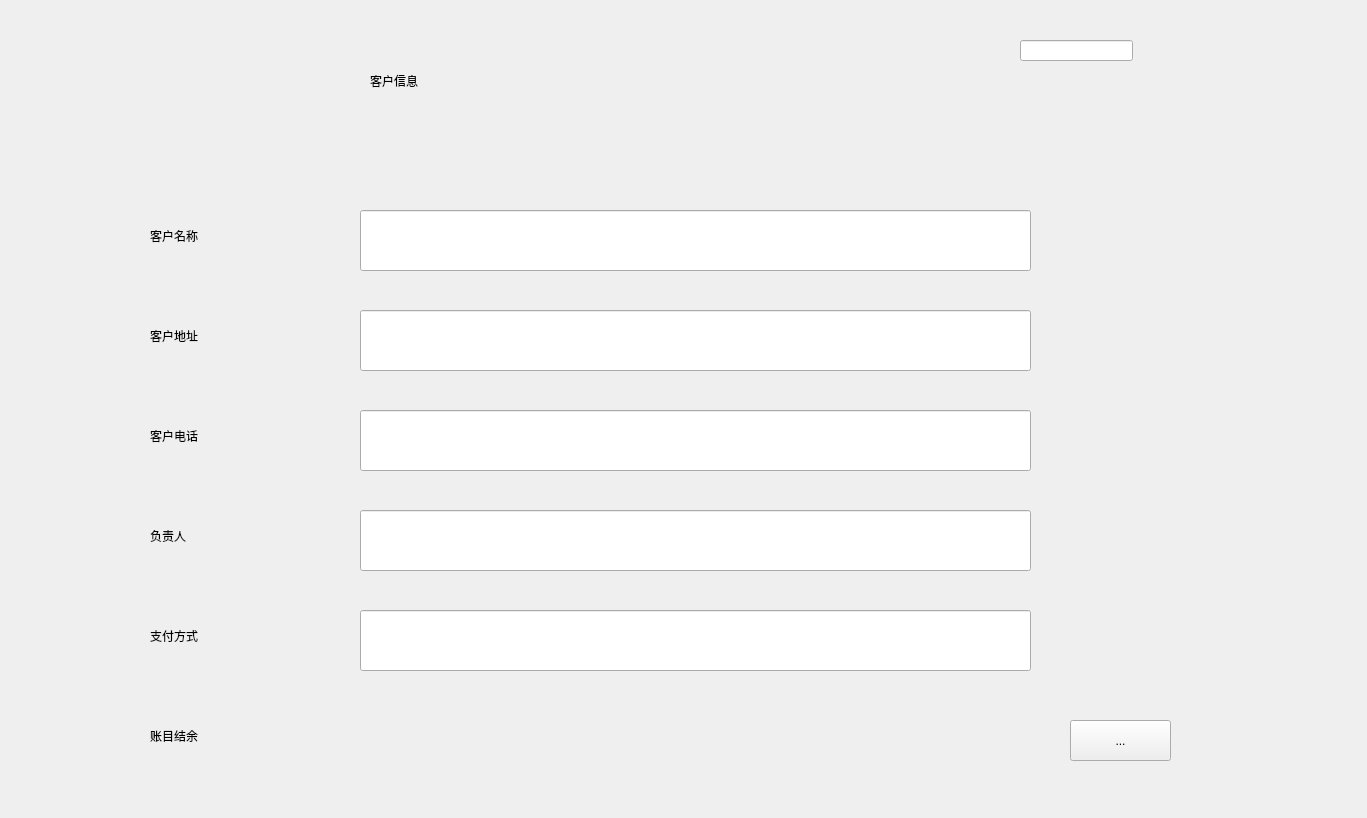
<?xml version="1.0" encoding="UTF-8"?>
<ui version="4.0">
 <class>WindowConsumerInfo</class>
 <widget class="QMainWindow" name="WindowConsumerInfo">
  <property name="geometry">
   <rect>
    <x>0</x>
    <y>0</y>
    <width>1367</width>
    <height>818</height>
   </rect>
  </property>
  <property name="windowTitle">
   <string>MainWindow</string>
  </property>
  <widget class="QWidget" name="centralwidget">
   <widget class="QLabel" name="label">
    <property name="geometry">
     <rect>
      <x>370</x>
      <y>50</y>
      <width>681</width>
      <height>61</height>
     </rect>
    </property>
    <property name="styleSheet">
     <string notr="true">font: 75 24pt &quot;微软雅黑&quot;;</string>
    </property>
    <property name="text">
     <string>客户信息</string>
    </property>
   </widget>
   <widget class="QLabel" name="label_2">
    <property name="geometry">
     <rect>
      <x>150</x>
      <y>200</y>
      <width>231</width>
      <height>71</height>
     </rect>
    </property>
    <property name="styleSheet">
     <string notr="true">font: 75 24pt &quot;微软雅黑&quot;;</string>
    </property>
    <property name="text">
     <string>客户名称</string>
    </property>
   </widget>
   <widget class="QLabel" name="label_3">
    <property name="geometry">
     <rect>
      <x>150</x>
      <y>300</y>
      <width>231</width>
      <height>71</height>
     </rect>
    </property>
    <property name="styleSheet">
     <string notr="true">font: 75 24pt &quot;微软雅黑&quot;;</string>
    </property>
    <property name="text">
     <string>客户地址</string>
    </property>
   </widget>
   <widget class="QLabel" name="label_4">
    <property name="geometry">
     <rect>
      <x>150</x>
      <y>400</y>
      <width>231</width>
      <height>71</height>
     </rect>
    </property>
    <property name="styleSheet">
     <string notr="true">font: 75 24pt &quot;微软雅黑&quot;;</string>
    </property>
    <property name="text">
     <string>客户电话</string>
    </property>
   </widget>
   <widget class="QLabel" name="label_5">
    <property name="geometry">
     <rect>
      <x>150</x>
      <y>500</y>
      <width>231</width>
      <height>71</height>
     </rect>
    </property>
    <property name="styleSheet">
     <string notr="true">font: 75 24pt &quot;微软雅黑&quot;;</string>
    </property>
    <property name="text">
     <string>负责人</string>
    </property>
   </widget>
   <widget class="QLabel" name="label_6">
    <property name="geometry">
     <rect>
      <x>150</x>
      <y>600</y>
      <width>231</width>
      <height>71</height>
     </rect>
    </property>
    <property name="styleSheet">
     <string notr="true">font: 75 24pt &quot;微软雅黑&quot;;</string>
    </property>
    <property name="text">
     <string>支付方式</string>
    </property>
   </widget>
   <widget class="QLabel" name="label_7">
    <property name="geometry">
     <rect>
      <x>150</x>
      <y>700</y>
      <width>231</width>
      <height>71</height>
     </rect>
    </property>
    <property name="styleSheet">
     <string notr="true">font: 75 24pt &quot;微软雅黑&quot;;</string>
    </property>
    <property name="text">
     <string>账目结余</string>
    </property>
   </widget>
   <widget class="QLineEdit" name="lineEdit">
    <property name="geometry">
     <rect>
      <x>360</x>
      <y>210</y>
      <width>671</width>
      <height>61</height>
     </rect>
    </property>
    <property name="styleSheet">
     <string notr="true">font: 75 24pt &quot;微软雅黑&quot;;</string>
    </property>
   </widget>
   <widget class="QLineEdit" name="lineEdit_2">
    <property name="geometry">
     <rect>
      <x>360</x>
      <y>310</y>
      <width>671</width>
      <height>61</height>
     </rect>
    </property>
    <property name="styleSheet">
     <string notr="true">font: 75 24pt &quot;微软雅黑&quot;;</string>
    </property>
   </widget>
   <widget class="QLineEdit" name="lineEdit_3">
    <property name="geometry">
     <rect>
      <x>360</x>
      <y>410</y>
      <width>671</width>
      <height>61</height>
     </rect>
    </property>
    <property name="styleSheet">
     <string notr="true">font: 75 24pt &quot;微软雅黑&quot;;</string>
    </property>
   </widget>
   <widget class="QLineEdit" name="lineEdit_4">
    <property name="geometry">
     <rect>
      <x>360</x>
      <y>510</y>
      <width>671</width>
      <height>61</height>
     </rect>
    </property>
    <property name="styleSheet">
     <string notr="true">font: 75 24pt &quot;微软雅黑&quot;;</string>
    </property>
   </widget>
   <widget class="QLineEdit" name="lineEdit_5">
    <property name="geometry">
     <rect>
      <x>360</x>
      <y>610</y>
      <width>671</width>
      <height>61</height>
     </rect>
    </property>
    <property name="styleSheet">
     <string notr="true">font: 75 24pt &quot;微软雅黑&quot;;</string>
    </property>
   </widget>
   <widget class="QLabel" name="label_8">
    <property name="geometry">
     <rect>
      <x>360</x>
      <y>710</y>
      <width>671</width>
      <height>61</height>
     </rect>
    </property>
    <property name="styleSheet">
     <string notr="true">font: 75 24pt &quot;微软雅黑&quot;;</string>
    </property>
    <property name="text">
     <string/>
    </property>
   </widget>
   <widget class="QToolButton" name="toolButton">
    <property name="geometry">
     <rect>
      <x>1070</x>
      <y>720</y>
      <width>101</width>
      <height>41</height>
     </rect>
    </property>
    <property name="text">
     <string>...</string>
    </property>
   </widget>
   <widget class="QLabel" name="label_9">
    <property name="geometry">
     <rect>
      <x>360</x>
      <y>210</y>
      <width>681</width>
      <height>61</height>
     </rect>
    </property>
    <property name="styleSheet">
     <string notr="true">font: 75 24pt &quot;微软雅黑&quot;;</string>
    </property>
    <property name="text">
     <string/>
    </property>
   </widget>
   <widget class="QLabel" name="label_10">
    <property name="geometry">
     <rect>
      <x>360</x>
      <y>310</y>
      <width>681</width>
      <height>61</height>
     </rect>
    </property>
    <property name="styleSheet">
     <string notr="true">font: 75 24pt &quot;微软雅黑&quot;;</string>
    </property>
    <property name="text">
     <string/>
    </property>
   </widget>
   <widget class="QLabel" name="label_11">
    <property name="geometry">
     <rect>
      <x>360</x>
      <y>410</y>
      <width>681</width>
      <height>61</height>
     </rect>
    </property>
    <property name="styleSheet">
     <string notr="true">font: 75 24pt &quot;微软雅黑&quot;;</string>
    </property>
    <property name="text">
     <string/>
    </property>
   </widget>
   <widget class="QLabel" name="label_12">
    <property name="geometry">
     <rect>
      <x>360</x>
      <y>510</y>
      <width>681</width>
      <height>61</height>
     </rect>
    </property>
    <property name="styleSheet">
     <string notr="true">font: 75 24pt &quot;微软雅黑&quot;;</string>
    </property>
    <property name="text">
     <string/>
    </property>
   </widget>
   <widget class="QLabel" name="label_13">
    <property name="geometry">
     <rect>
      <x>360</x>
      <y>610</y>
      <width>681</width>
      <height>61</height>
     </rect>
    </property>
    <property name="styleSheet">
     <string notr="true">font: 75 24pt &quot;微软雅黑&quot;;</string>
    </property>
    <property name="text">
     <string/>
    </property>
   </widget>
   <widget class="QLineEdit" name="lineEdit_6">
    <property name="geometry">
     <rect>
      <x>1020</x>
      <y>40</y>
      <width>113</width>
      <height>21</height>
     </rect>
    </property>
   </widget>
  </widget>
 </widget>
 <resources/>
 <connections/>
</ui>
